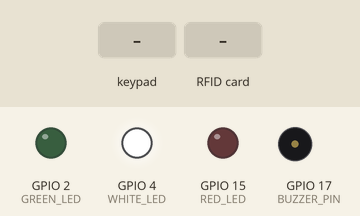
Simulated run of this sketch. Board: ESP32. Shown: output pins drawn as LEDs (lit = HIGH), buzzer (waves = sounding). The test bench sets the inputs (shaded band). What the sketch prints to the serial monitor is not drawn.

Above: at 1.2 s.
1.3 s: keypad keys 1 3 1 4 2 7 2 6 pressed 0.4 s apart
At 3.9 s:
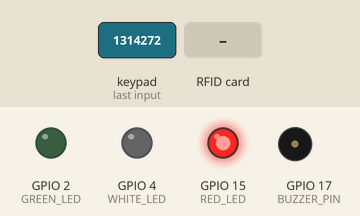
6.0 s: RFID card 5E 7A 19 C4 held to the reader
At 6.6 s:
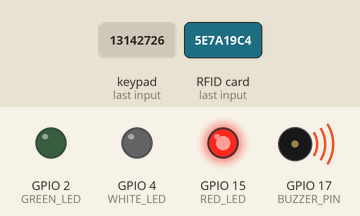
7.5 s: key 'A' pressed
At 9.5 s:
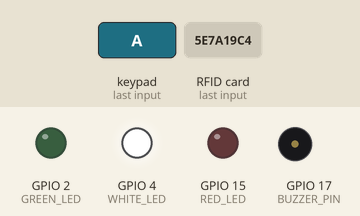
9.8 s: key '4' pressed
At 11.1 s:
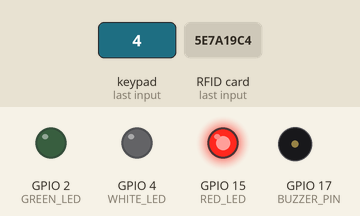
11.3 s: keypad keys 1 3 1 4 2 7 2 6 # pressed 0.4 s apart
At 16.9 s:
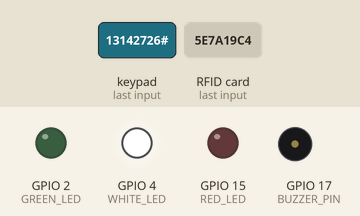
17.9 s: key '*' pressed
At 19.4 s:
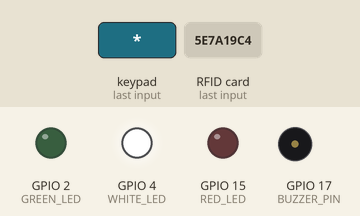
Timing chart, 0 to 20.4 s (numbered marks = the images above; inputs shaded):
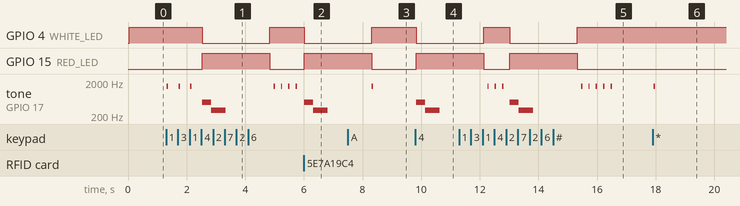

The sketch:

Smart_Door.ino
```cpp
#include <SPI.h>
#include <MFRC522.h>
#include <Keypad.h>

// ================= تعريف المنافذ (Pins) =================
#define WHITE_LED 4
#define GREEN_LED 2
#define RED_LED 15
#define BUZZER_PIN 17  // المنفذ TX2 يعادل الرقم 17 برمجياً

// منافذ قارئ البطاقات
#define SS_PIN 5
#define RST_PIN 22
MFRC522 rfid(SS_PIN, RST_PIN);

// ================= إعدادات لوحة المفاتيح =================
const byte ROWS = 4;
const byte COLS = 4;
char keys[ROWS][COLS] = {
  {'1','2','3','A'},
  {'4','5','6','B'},
  {'7','8','9','C'},
  {'*','0','#','D'}
};
// الأسلاك الثمانية الموصولة باللوحة
byte rowPins[ROWS] = {13, 14, 27, 26};
byte colPins[COLS] = {25, 33, 32, 21};
Keypad keypad = Keypad(makeKeymap(keys), rowPins, colPins, ROWS, COLS);

// ================= إعدادات كلمات المرور =================
String correctPassword = "***************"; // الرقم السري المطلوب إدخاله (يمكنك تغييره)
String inputPassword = "";

// ضع هنا كود البطاقة الصحيح بعد معرفته من الـ Serial Monitor
String correctRFID = "***********";

unsigned long lastActivityTime = 0;
const unsigned long IDLE_TIMEOUT = 10000; // مسح الإدخال بعد 10 ثواني بدون ضغط مفتاح

// ================= تصحيح ترتيب اللوحة (الصفوف/الأعمدة معكوسة بالتوصيل) =================
char translateKey(char k) {
  switch (k) {
    case 'D': return '1';
    case 'C': return '2';
    case 'B': return '3';
    case '#': return '4';
    case '9': return '5';
    case '3': return 'B';
    case '0': return '7';
    case '5': return '9';
    case '2': return 'C';
    case '7': return '0';
    case '4': return '#';
    case '1': return 'D';
    default:  return k; // A و 6 و 8 و * ترجع لنفسها (ما تتأثر)
  }
}

void setup() {
  Serial.begin(115200);
  SPI.begin();
  rfid.PCD_Init();

  pinMode(WHITE_LED, OUTPUT);
  pinMode(GREEN_LED, OUTPUT);
  pinMode(RED_LED, OUTPUT);
  pinMode(BUZZER_PIN, OUTPUT);

  keypad.setDebounceTime(50); // يقلل تسجيل نفس الضغطة مرتين بسبب النطّة (bounce)

  digitalWrite(WHITE_LED, HIGH); // النظام جاهز دائمًا، بدون زر تفعيل
  Serial.println("النظام جاهز. أدخل الرمز أو مرر البطاقة...");
}

void loop() {
  // مسح الرمز الجزئي المُدخل إذا مرّ وقت طويل بدون ضغط مفتاح
  if (inputPassword.length() > 0 && millis() - lastActivityTime > IDLE_TIMEOUT) {
    inputPassword = "";
    Serial.println("تم مسح الإدخال (انتهت المهلة)");
  }

  char key = keypad.getKey();
  if (key) {
    key = translateKey(key); // تصحيح المفتاح قبل استخدامه
    lastActivityTime = millis();
    tone(BUZZER_PIN, 1500, 50);

    if (key == '#') {
      Serial.println("\n[تشخيص] الرمز المُدخل فعليًا: " + inputPassword);
      checkPassword(inputPassword);
    }
    else if (key == '*') {
      inputPassword = "";
      Serial.println("تم مسح الإدخال");
    }
    else {
      inputPassword += key;
      Serial.print(key); // اطبع المفتاح نفسه بدل * للتشخيص المؤقت
    }
  }

  if (rfid.PICC_IsNewCardPresent() && rfid.PICC_ReadCardSerial()) {
    String cardID = "";
    for (byte i = 0; i < rfid.uid.size; i++) {
      cardID += String(rfid.uid.uidByte[i] < 0x10 ? "0" : "");
      cardID += String(rfid.uid.uidByte[i], HEX);
    }
    cardID.toUpperCase();
    Serial.println("\nتمت قراءة بطاقة: " + cardID);

    checkCard(cardID);

    rfid.PICC_HaltA();
  }
}

void checkPassword(String pass) {
  if (pass == correctPassword) {
    accessGranted();
  } else {
    accessDenied();
  }
}

void checkCard(String card) {
  if (card == correctRFID) {
    accessGranted();
  } else {
    accessDenied();
  }
}

void accessGranted() {
  Serial.println("\nتم فتح الباب!");
  digitalWrite(WHITE_LED, LOW);
  digitalWrite(GREEN_LED, HIGH);

  tone(BUZZER_PIN, 2000, 150); delay(150);
  tone(BUZZER_PIN, 2500, 150); delay(150);
  tone(BUZZER_PIN, 3000, 300);

  delay(3000);

  digitalWrite(GREEN_LED, LOW);
  digitalWrite(WHITE_LED, HIGH); // رجوع لحالة الجاهزية
  inputPassword = "";
}

void accessDenied() {
  Serial.println("\nالرمز أو البطاقة خاطئة!");
  digitalWrite(WHITE_LED, LOW);
  digitalWrite(RED_LED, HIGH);

  tone(BUZZER_PIN, 500, 300); delay(300);
  tone(BUZZER_PIN, 300, 500);

  delay(2000);

  digitalWrite(RED_LED, LOW);
  digitalWrite(WHITE_LED, HIGH); // رجوع لحالة الجاهزية
  inputPassword = "";
}
```

Measured:
- after the input at 1.3 s, GPIO 4 (WHITE_LED): HIGH → LOW after 1.2 s, → HIGH 2.3 s later; GPIO 15 (RED_LED): LOW → HIGH after 1.2 s, → LOW 2.3 s later; tone on GPIO 17 (BUZZER_PIN): plays 1500 Hz for 0.05 s, 1500 Hz for 0.05 s, 1500 Hz for 0.05 s, 500 Hz for 0.30 s, 300 Hz for 0.50 s, 1500 Hz for 0.05 s … (9 notes in this stretch), starting at once
- after the input at 6.0 s, GPIO 4 (WHITE_LED): HIGH → LOW at once; GPIO 15 (RED_LED): LOW → HIGH at once; tone on GPIO 17 (BUZZER_PIN): silent → 500 Hz at once, → 300 Hz 0.30 s later, → silent 0.50 s later
- after the input at 7.5 s, tone on GPIO 17 (BUZZER_PIN): silent → 1500 Hz after 0.81 s, → silent 0.05 s later
- after the input at 9.8 s, GPIO 4 (WHITE_LED): HIGH → LOW at once; GPIO 15 (RED_LED): LOW → HIGH at once; tone on GPIO 17 (BUZZER_PIN): silent → 500 Hz at once, → 300 Hz 0.30 s later, → silent 0.50 s later
- after the input at 11.3 s, tone on GPIO 17 (BUZZER_PIN): plays 1500 Hz for 0.05 s, 1500 Hz for 0.05 s, 1500 Hz for 0.05 s, 500 Hz for 0.30 s, 300 Hz for 0.50 s, 1500 Hz for 0.05 s … (10 notes in this stretch), starting after 0.96 s
- after the input at 17.9 s, tone on GPIO 17 (BUZZER_PIN): silent → 1500 Hz at once, → silent 0.05 s later
